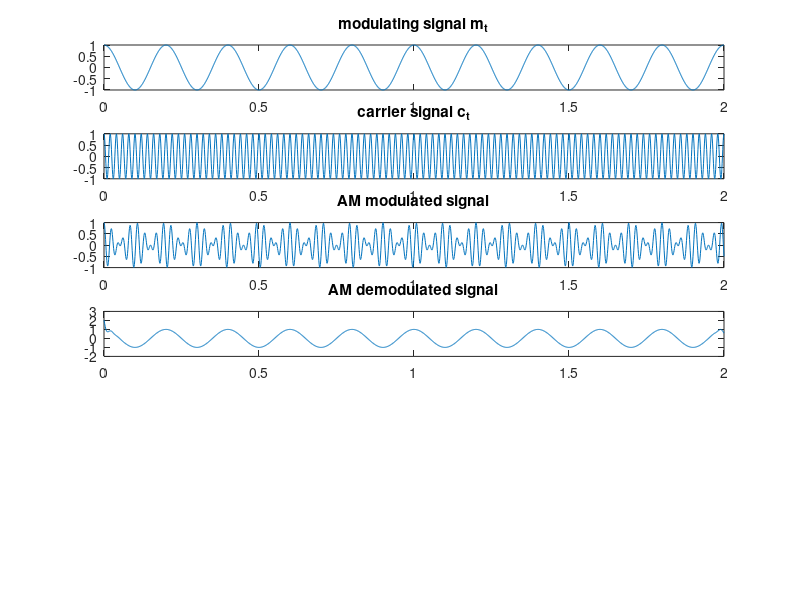

This chart was generated by the following MATLAB code:
% AIM: MODULATION AND DEMODULATION OF AM SIGNAL USING BUILT-IN FUNCTIONS
clc;
clear all;
close all;
t=0:0.001:2;
Am=1,fm=5;
Ac=1,fc=50;
% To plot modulating signal
m_t=Am*cos(2*pi*fm*t);
subplot(6,2,1:2)
plot(t,m_t);
title('modulating signal m_t');
% To plot carrier signal
c_t=Ac*cos(2*pi*fc*t);
subplot(6,2,3:4)
plot(t, c_t);
title('carrier signal c_t');
fs=2*(fc+(2*fm))*10;
AM_SIGNAL=ammod(m_t,fc,fs);
subplot(6,2,5:6)
plot(t, AM_SIGNAL);
title('AM modulated signal');
%To plot modulated signal
RECOVERED_SIGNAL=amdemod(AM_SIGNAL, fc,fs);
subplot(6,2,7:8);
plot(t, RECOVERED_SIGNAL);
title('AM demodulated signal');
